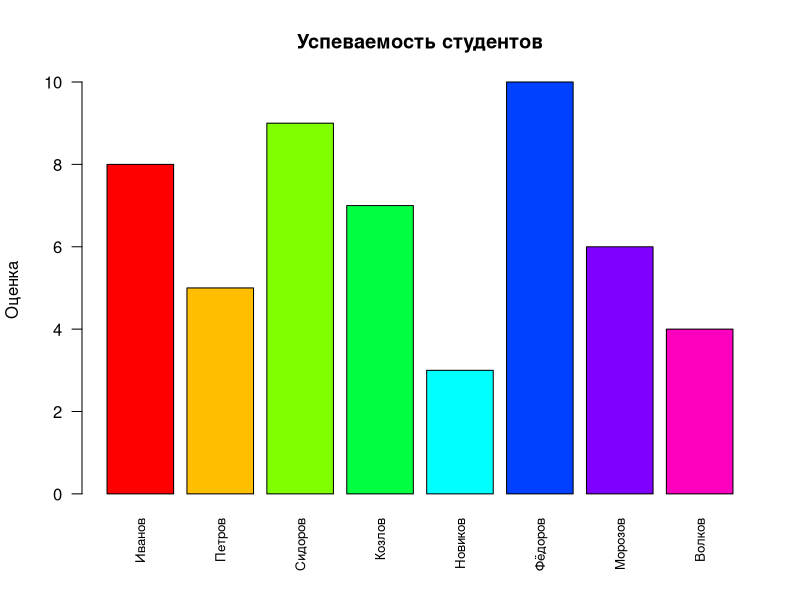
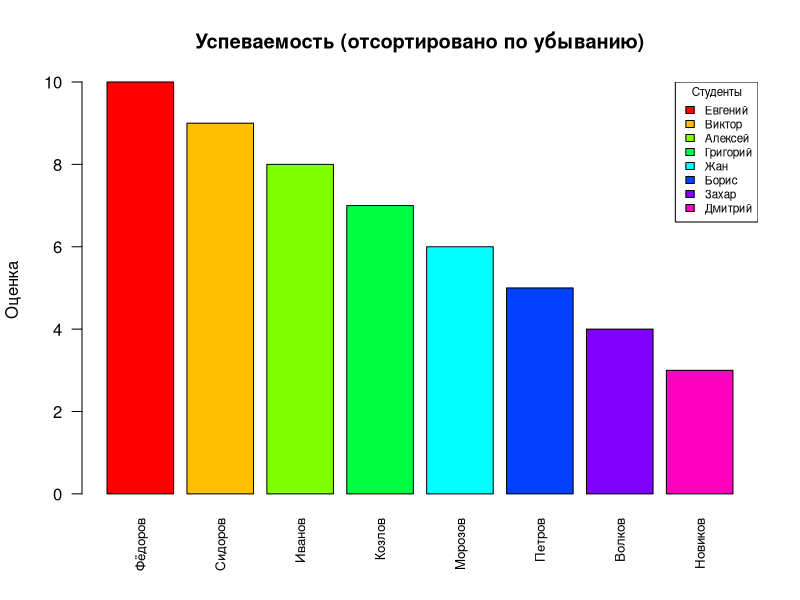
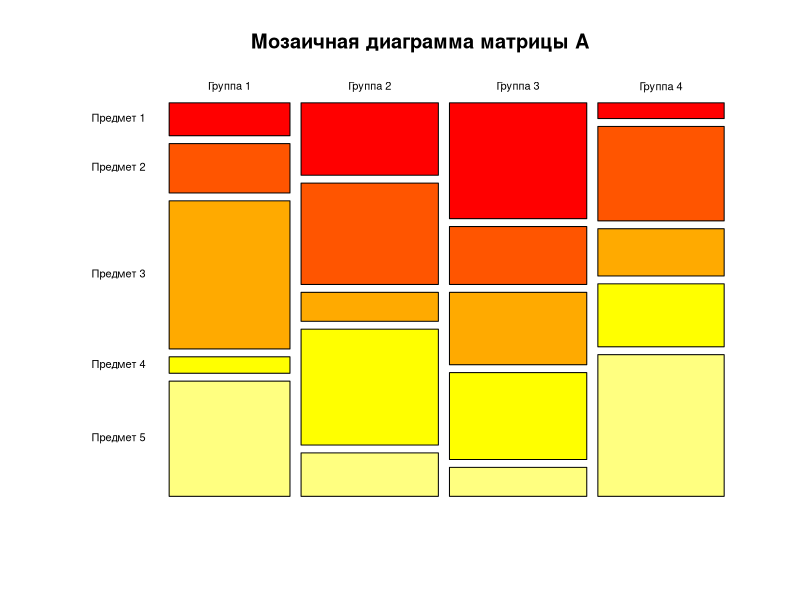

Recreate these plots in R, in order.
# Лабораторная работа №1
# Тема: Знакомство с языком R
# Дисциплина: Стили и методы программирования

# --- 1) Задаём вектор чисел (успеваемость 8 студентов, от 1 до 10) ---
data1 <- c(8, 5, 9, 7, 3, 10, 6, 4)

# --- 2) Переменная data1 уже создана выше ---

# --- 3) Присваиваем имена элементам вектора ---
names(data1) <- c("Иванов", "Петров", "Сидоров", "Козлов",
                   "Новиков", "Фёдоров", "Морозов", "Волков")

# --- 4) Столбиковая диаграмма для data1 ---
barplot(data1,
        main = "Успеваемость студентов",
        col = rainbow(length(data1)),
        ylab = "Оценка",
        las = 2,
        cex.names = 0.8)

# --- 5) Набор строковых переменных data2 (имена студентов) ---
data2 <- c("Алексей", "Борис", "Виктор", "Григорий",
            "Дмитрий", "Евгений", "Жан", "Захар")

# --- 6) Копия диаграммы с легендой и сортировкой по убыванию ---
sorted_data1 <- sort(data1, decreasing = TRUE)
sorted_data2 <- data2[order(data1, decreasing = TRUE)]

barplot(sorted_data1,
        main = "Успеваемость (отсортировано по убыванию)",
        col = rainbow(length(sorted_data1)),
        ylab = "Оценка",
        las = 2,
        cex.names = 0.8)
legend("topright",
       legend = sorted_data2,
       fill = rainbow(length(sorted_data2)),
       cex = 0.7,
       title = "Студенты")

# --- 7) Матрица A размерностью 4x5 ---
A <- matrix(c(2, 5, 8, 1,
              3, 7, 4, 6,
              9, 2, 5, 3,
              1, 8, 6, 4,
              7, 3, 2, 9),
            nrow = 4, ncol = 5)

# --- 8) Мозаичная диаграмма для матрицы A ---
colnames(A) <- paste("Предмет", 1:5)
rownames(A) <- paste("Группа", 1:4)

mosaicplot(A,
           main = "Мозаичная диаграмма матрицы A",
           color = heat.colors(ncol(A)),
           las = 1)

# --- 9) Фрейм данных из data1 и data2 ---
df <- data.frame(Имя = data2, Оценка = as.numeric(data1))
print(df)

# --- 10) Итоговая информация о фрейме ---
summary(df)
